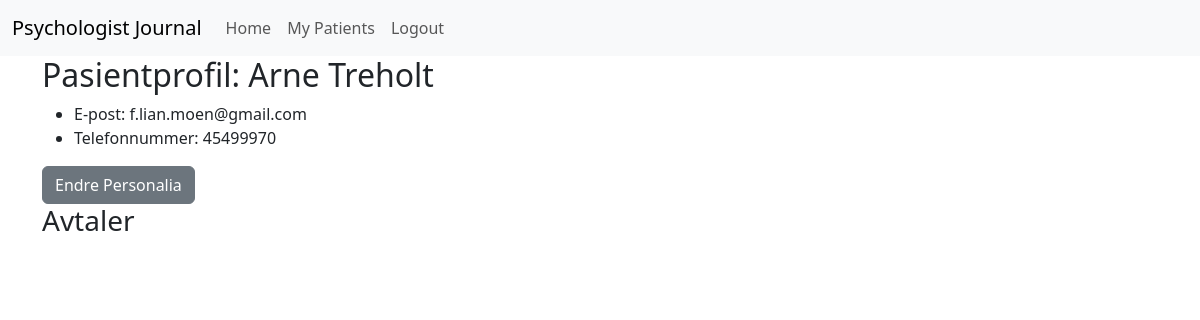
Before: /patient/2 (signed in) with the older database file.
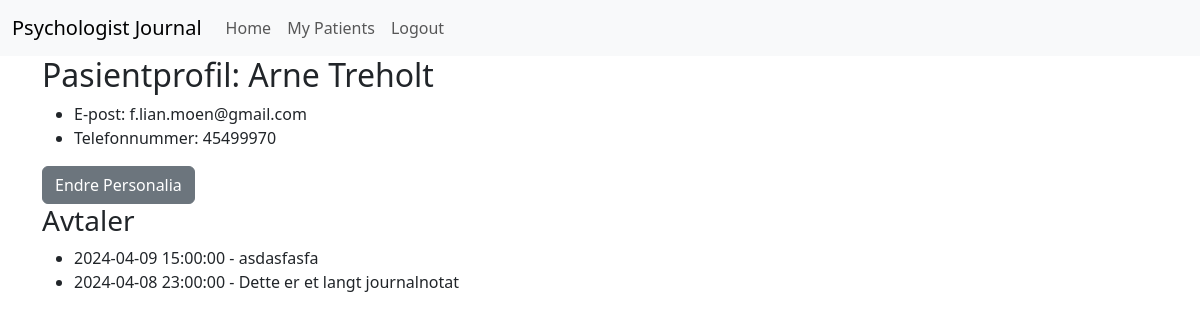
After: the same page with the newer database file.
### app/models.py (models this page shows)
class Appointment(db.Model):
    id = db.Column(db.Integer, primary_key=True)
    datetime = db.Column(db.DateTime, nullable=False, default=datetime.utcnow)
    description = db.Column(db.String(200))
    patient_id = db.Column(db.Integer, db.ForeignKey('patient.id'), nullable=False)

### app/routes.py (the view)
@app.route("/patient/<int:patient_id>")
@login_required
def view_patient(patient_id):
    patient = Patient.query.get_or_404(patient_id)
    appointments = Appointment.query.filter_by(patient_id=patient_id).order_by(Appointment.datetime.desc()).all()
    return render_template('patient_profile.html', patient=patient, appointments=appointments)

### app/models.py (called while the page is built)
@login_manager.user_loader
def load_user(user_id):
    return Psychologist.query.get(int(user_id))

### app/templates/patient_profile.html
{% extends "base.html" %}
{% block content %}
<h2>Pasientprofil: {{ patient.first_name }} {{ patient.last_name }}</h2>
<ul>
    <li>E-post: {{ patient.email }}</li>
    <li>Telefonnummer: {{ patient.phone_number }}</li>
</ul>
<a href="{{ url_for('edit_patient', patient_id=patient.id) }}" class="btn btn-secondary">Endre Personalia</a>
<h3>Avtaler</h3>
<ul>
{% for appointment in appointments %}
    <li>{{ appointment.datetime }} - {{ appointment.description }}</li>
{% endfor %}
</ul>
{% endblock %}

Changed rows visible on the page:
added Appointment: datetime "2024-04-09 15:00:00", description "asdasfasfa"
added Appointment: datetime "2024-04-08 23:00:00", description "Dette er et langt journalnotat"
